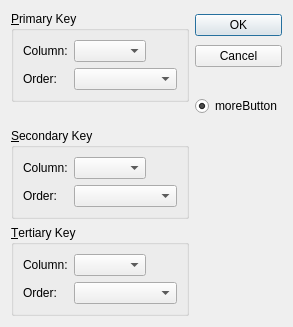
<?xml version="1.0" encoding="UTF-8"?>
<ui version="4.0">
 <class>Sort</class>
 <widget class="QDialog" name="Sort">
  <property name="geometry">
   <rect>
    <x>0</x>
    <y>0</y>
    <width>293</width>
    <height>313</height>
   </rect>
  </property>
  <property name="windowTitle">
   <string>Dialog</string>
  </property>
  <layout class="QHBoxLayout" name="horizontalLayout_4">
   <item>
    <layout class="QGridLayout" name="gridLayout">
     <item row="0" column="0">
      <widget class="QGroupBox" name="primaryGroupBox">
       <property name="title">
        <string>&amp;Primary Key</string>
       </property>
       <layout class="QFormLayout" name="formLayout">
        <item row="0" column="0">
         <widget class="QLabel" name="label">
          <property name="text">
           <string>Column:</string>
          </property>
         </widget>
        </item>
        <item row="0" column="1">
         <layout class="QHBoxLayout" name="horizontalLayout">
          <item>
           <widget class="QComboBox" name="primaryColumnCombo"/>
          </item>
          <item>
           <spacer name="horizontalSpacer">
            <property name="orientation">
             <enum>Qt::Horizontal</enum>
            </property>
            <property name="sizeHint" stdset="0">
             <size>
              <width>40</width>
              <height>20</height>
             </size>
            </property>
           </spacer>
          </item>
         </layout>
        </item>
        <item row="1" column="0">
         <widget class="QLabel" name="label_2">
          <property name="text">
           <string>Order:</string>
          </property>
         </widget>
        </item>
        <item row="1" column="1">
         <widget class="QComboBox" name="primaryOrderCombo"/>
        </item>
       </layout>
      </widget>
     </item>
     <item row="3" column="0">
      <widget class="QGroupBox" name="tertiaryGroupBox">
       <property name="title">
        <string>&amp;Tertiary Key</string>
       </property>
       <layout class="QFormLayout" name="formLayout_3">
        <item row="0" column="0">
         <widget class="QLabel" name="label_5">
          <property name="text">
           <string>Column:</string>
          </property>
         </widget>
        </item>
        <item row="0" column="1">
         <layout class="QHBoxLayout" name="horizontalLayout_3">
          <item>
           <widget class="QComboBox" name="tertiaryColumnCombo"/>
          </item>
          <item>
           <spacer name="horizontalSpacer_3">
            <property name="orientation">
             <enum>Qt::Horizontal</enum>
            </property>
            <property name="sizeHint" stdset="0">
             <size>
              <width>40</width>
              <height>20</height>
             </size>
            </property>
           </spacer>
          </item>
         </layout>
        </item>
        <item row="1" column="0">
         <widget class="QLabel" name="label_6">
          <property name="text">
           <string>Order:</string>
          </property>
         </widget>
        </item>
        <item row="1" column="1">
         <widget class="QComboBox" name="tertiaryOrderCombo"/>
        </item>
       </layout>
      </widget>
     </item>
     <item row="0" column="1" rowspan="2">
      <layout class="QVBoxLayout" name="verticalLayout">
       <item>
        <widget class="QPushButton" name="okButton">
         <property name="text">
          <string>OK</string>
         </property>
        </widget>
       </item>
       <item>
        <widget class="QPushButton" name="cancelButton">
         <property name="text">
          <string>Cancel</string>
         </property>
        </widget>
       </item>
       <item>
        <spacer name="verticalSpacer">
         <property name="orientation">
          <enum>Qt::Vertical</enum>
         </property>
         <property name="sizeType">
          <enum>QSizePolicy::Fixed</enum>
         </property>
         <property name="sizeHint" stdset="0">
          <size>
           <width>20</width>
           <height>20</height>
          </size>
         </property>
        </spacer>
       </item>
       <item>
        <widget class="QRadioButton" name="moreButton">
         <property name="text">
          <string>moreButton</string>
         </property>
         <property name="checked">
          <bool>true</bool>
         </property>
        </widget>
       </item>
      </layout>
     </item>
     <item row="1" column="0">
      <spacer name="verticalSpacer_2">
       <property name="orientation">
        <enum>Qt::Vertical</enum>
       </property>
       <property name="sizeType">
        <enum>QSizePolicy::Fixed</enum>
       </property>
       <property name="sizeHint" stdset="0">
        <size>
         <width>20</width>
         <height>20</height>
        </size>
       </property>
      </spacer>
     </item>
     <item row="2" column="0">
      <widget class="QGroupBox" name="secondaryGroupBox">
       <property name="title">
        <string>&amp;Secondary Key</string>
       </property>
       <layout class="QFormLayout" name="formLayout_2">
        <item row="0" column="0">
         <widget class="QLabel" name="label_3">
          <property name="text">
           <string>Column:</string>
          </property>
         </widget>
        </item>
        <item row="0" column="1">
         <layout class="QHBoxLayout" name="horizontalLayout_2">
          <item>
           <widget class="QComboBox" name="secondaryColumnCombo"/>
          </item>
          <item>
           <spacer name="horizontalSpacer_2">
            <property name="orientation">
             <enum>Qt::Horizontal</enum>
            </property>
            <property name="sizeHint" stdset="0">
             <size>
              <width>40</width>
              <height>20</height>
             </size>
            </property>
           </spacer>
          </item>
         </layout>
        </item>
        <item row="1" column="0">
         <widget class="QLabel" name="label_4">
          <property name="text">
           <string>Order:</string>
          </property>
         </widget>
        </item>
        <item row="1" column="1">
         <widget class="QComboBox" name="secondaryOrderCombo"/>
        </item>
       </layout>
      </widget>
     </item>
    </layout>
   </item>
  </layout>
 </widget>
 <tabstops>
  <tabstop>primaryColumnCombo</tabstop>
  <tabstop>primaryOrderCombo</tabstop>
  <tabstop>secondaryColumnCombo</tabstop>
  <tabstop>secondaryOrderCombo</tabstop>
  <tabstop>tertiaryColumnCombo</tabstop>
  <tabstop>tertiaryOrderCombo</tabstop>
  <tabstop>okButton</tabstop>
  <tabstop>cancelButton</tabstop>
 </tabstops>
 <resources/>
 <connections>
  <connection>
   <sender>okButton</sender>
   <signal>clicked()</signal>
   <receiver>Sort</receiver>
   <slot>accept()</slot>
   <hints>
    <hint type="sourcelabel">
     <x>235</x>
     <y>26</y>
    </hint>
    <hint type="destinationlabel">
     <x>75</x>
     <y>105</y>
    </hint>
   </hints>
  </connection>
  <connection>
   <sender>cancelButton</sender>
   <signal>clicked()</signal>
   <receiver>Sort</receiver>
   <slot>reject()</slot>
   <hints>
    <hint type="sourcelabel">
     <x>262</x>
     <y>57</y>
    </hint>
    <hint type="destinationlabel">
     <x>148</x>
     <y>109</y>
    </hint>
   </hints>
  </connection>
  <connection>
   <sender>moreButton</sender>
   <signal>clicked(bool)</signal>
   <receiver>secondaryGroupBox</receiver>
   <slot>setVisible(bool)</slot>
   <hints>
    <hint type="sourcelabel">
     <x>239</x>
     <y>110</y>
    </hint>
    <hint type="destinationlabel">
     <x>182</x>
     <y>168</y>
    </hint>
   </hints>
  </connection>
  <connection>
   <sender>moreButton</sender>
   <signal>toggled(bool)</signal>
   <receiver>tertiaryGroupBox</receiver>
   <slot>setVisible(bool)</slot>
   <hints>
    <hint type="sourcelabel">
     <x>265</x>
     <y>117</y>
    </hint>
    <hint type="destinationlabel">
     <x>181</x>
     <y>257</y>
    </hint>
   </hints>
  </connection>
 </connections>
</ui>
